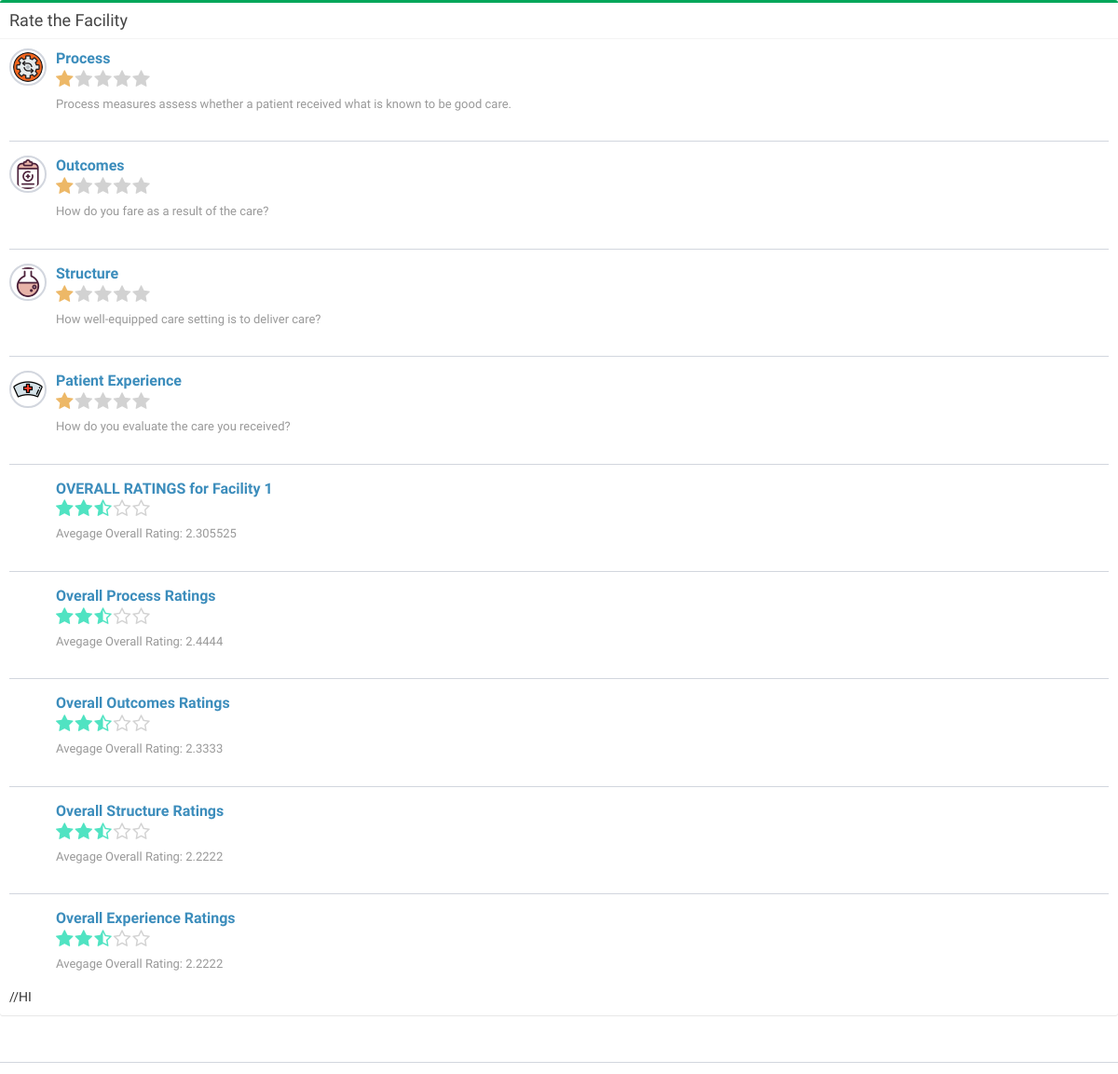
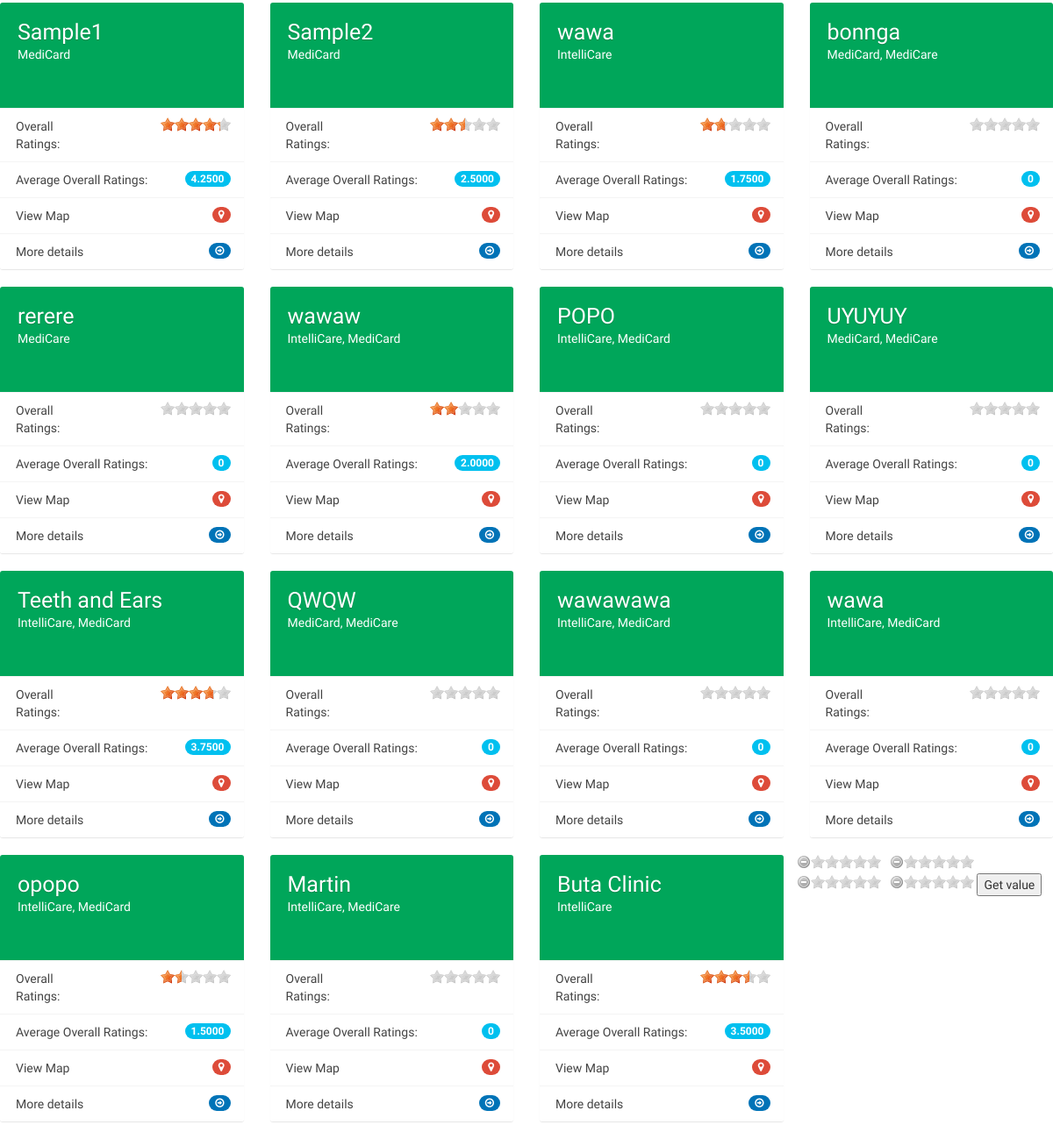
Page /sampleStar.php on the earlier database version (2 pictures, top to bottom).
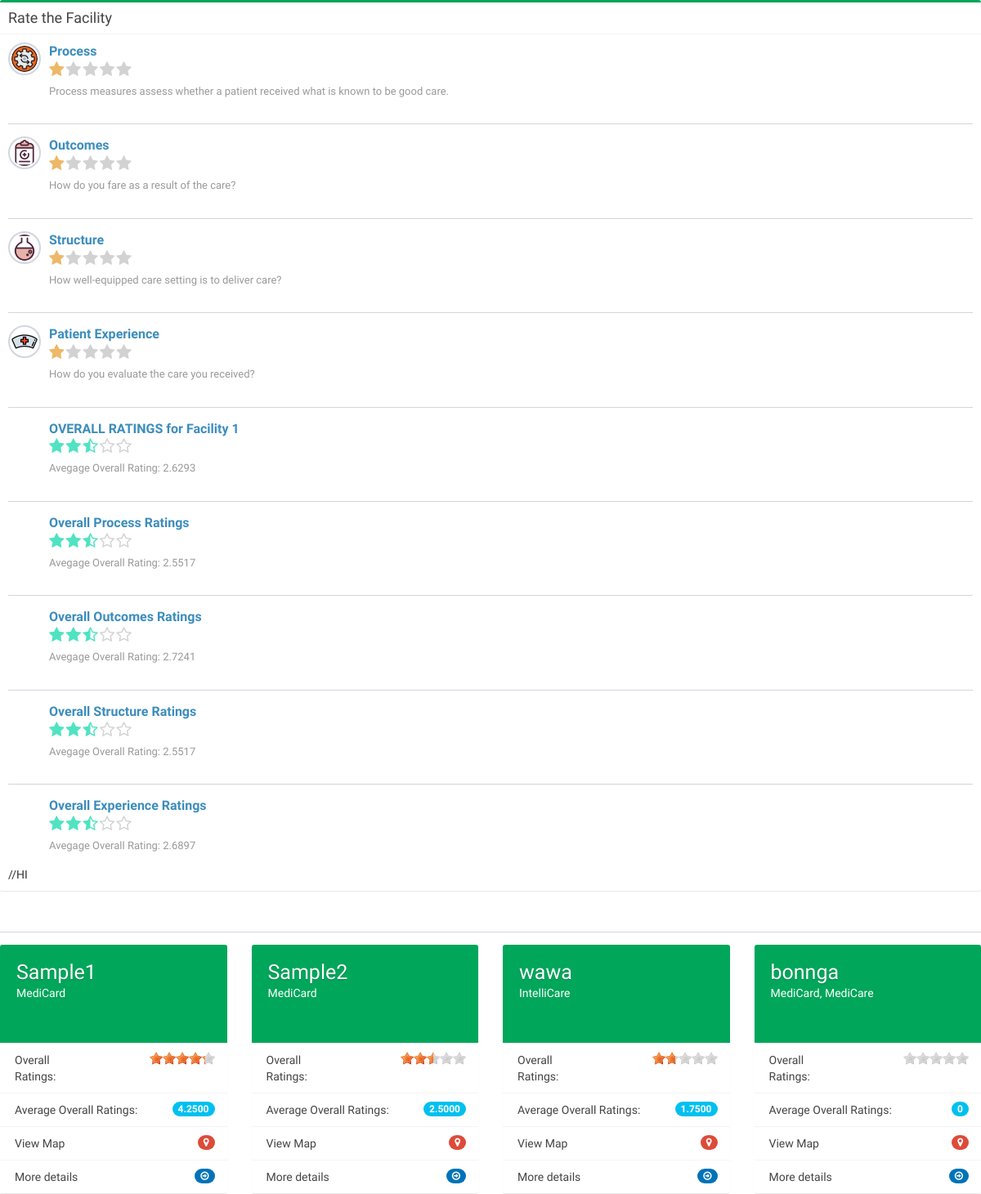
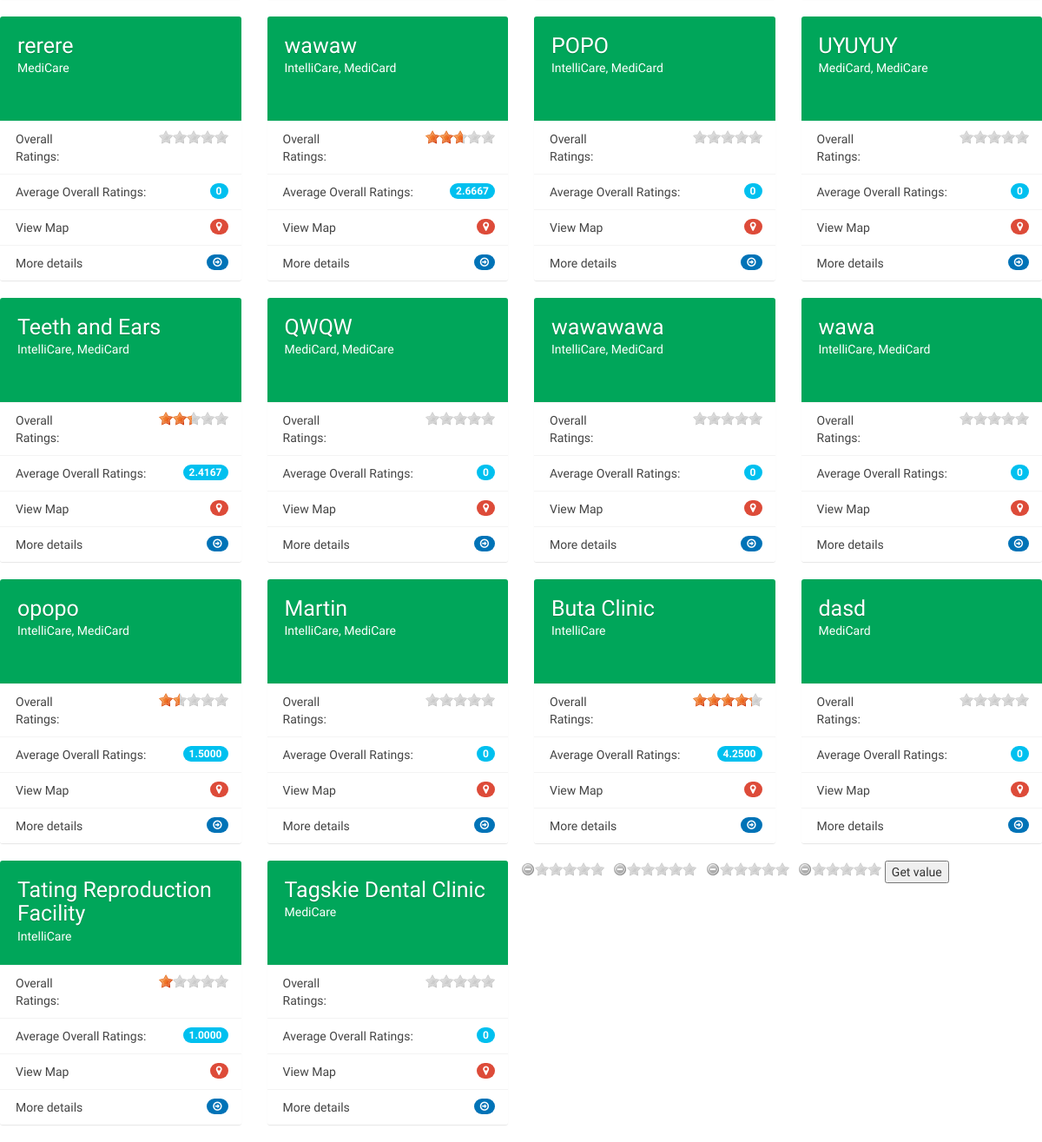
Same page on the later database version (2 pictures, top to bottom).
### tables this page shows
CREATE TABLE IF NOT EXISTS `facility` (
  `facilityID` int(4) NOT NULL AUTO_INCREMENT,
  `facilityName` varchar(50) NOT NULL,
  `telephoneNumber` text NOT NULL,
  `longhitude` double DEFAULT NULL,
  `latitude` double DEFAULT NULL,
  `address` varchar(40) NOT NULL,
  `facilityPicture` varchar(30) NOT NULL,
  PRIMARY KEY (`facilityID`)
);

### sampleStar.php (the view, shortened to what this page needs)
<html>
<head>
  <link rel="stylesheet" href="bootstrap/css/bootstrap.min.css">
  <link rel="stylesheet" href="https://cdnjs.cloudflare.com/ajax/libs/font-awesome/4.5.0/css/font-awesome.min.css">
  <link rel="stylesheet" href="https://cdnjs.cloudflare.com/ajax/libs/ionicons/2.0.1/css/ionicons.min.css">
  <link rel="stylesheet" href="dist/css/AdminLTE.min.css">
  <link rel="stylesheet" href="dist/css/skins/_all-skins.min.css">
	<link rel="stylesheet" href="http://maxcdn.bootstrapcdn.com/font-awesome/latest/css/font-awesome.min.css">
	<link rel="stylesheet" href="dist/themes/fontawesome-stars.css">
	<link rel="stylesheet" href="dist/themes/fontawesome-stars-o.css">
  <link rel="stylesheet" href="plugins/rateit-scripts/rateit.css">
</head>
<?php
function getAverageVotePerCategory($category){
  $username="root";
  $password="usbw";
  $database="mfspotter";
  $connect = mysqli_connect("localhost", $username, $password, $database);
  $query = "SELECT AVG(rating) as overall FROM `rating` WHERE categoryID = ".$category." GROUP BY categoryID";
  $result = mysqli_query($connect, $query);
  if(mysqli_num_rows($result) > 0)
  {
    while($row = mysqli_fetch_array($result))
    {
      return $row['overall'];
    }
  }
  else
  {
    return 0;
  }
}
function getOverallVotePerID($id){
  $username="root";
  $password="usbw";
  $database="mfspotter";
  $connect = mysqli_connect("localhost", $username, $password, $database);
  $query = "SELECT AVG(rating) as overall FROM rating, facility WHERE rating.facilityID = facility.facilityID AND facility.facilityID = ".$id." GROUP BY facility.facilityID";
  $result = mysqli_query($connect, $query);
  if(mysqli_num_rows($result) > 0)
  {
    while($row = mysqli_fetch_array($result))
    {
      return $row['overall'];
    }
  }
  else
  {
    return 0;
  }
}
$overallRating =(getAverageVotePerCategory(1) + getAverageVotePerCategory(2) + getAverageVotePerCategory(3) + getAverageVotePerCategory(4))/4;
?>
<body>
        <form name = "addRating" enctype="multipart/form-data" role="form" method="post" data-toggle="validator">
          <div class="box box-primary box-success">
            <div class="box-header with-border">
              <h3 class="box-title">Rate the Facility</h3>
            </div>
            <div class="box-body">
                <div class="post">
                  <div class="user-block">
                    <img class="img-circle img-bordered-sm" src="../mfspotter/dist/img/process.png" alt="user image">
                        <span class="username">
                          <a href="#">Process</a>
                        </span>
                          <span class="username">
                              <div class="stars stars-example-fontawesome">
                              </div>
                          </span>
                    <span class="description">Process measures assess whether a patient received what is known to be good care.
                    </span>
                  </div>
                </div>
                <div class="post">
                  <div class="user-block">
                    <img class="img-circle img-bordered-sm" src="../mfspotter/dist/img/medical-result.png" alt="user image">
                        <span class="username">
                          <a href="#">Outcomes</a>
                        </span>
                        <span class="username">
                          <div class="stars stars-example-fontawesome">
                            </div>
                        </span>
                    <span class="description">How do you fare as a result of the care?</span>
                  </div>
                </div>
                <div class="post">
                  <div class="user-block">
                    <img class="img-circle img-bordered-sm" src="../mfspotter/dist/img/flask.png" alt="user image">
                        <span class="username">
                          <a href="#">Structure</a>
                        </span>
                        <span class="username">
                         <div class="stars stars-example-fontawesome">
                          </div>
                        </span>
                    <span class="description">How well-equipped care setting is to deliver care?</span>
                  </div>
                </div>
                <div class="post">
                  <div class="user-block">
                    <img class="img-circle img-bordered-sm" src="../mfspotter/dist/img/nurse.png" alt="user image">
                        <span class="username">
                          <a href="#">Patient Experience</a>
                        </span>
                        <span class="username">
                         <div class="stars stars-example-fontawesome">
                          </div>
                        </span>
                    <span class="description">How do you evaluate the care you received?</span>
                  </div>
                </div>
                <div class="post">
                  <div class="user-block">
                    <span class="username">
                          <a href="#">OVERALL RATINGS for Facility 1</a>
                    </span>
                    <span class="description">
                              <span class="title current-rating">
                                Avegage Overall Rating: <span class="value"><?php echo $overallRating?></span>
                              </span>
                    </span>
                  </div>
                </div>
                <div class="post">
                  <div class="user-block">
                    <span class="username">
                          <a href="#" data-toggle="modal" data-target="#processDetailModal">Overall Process Ratings</a>
                    </span>
                    <span class="description">
                              <span class="title current-rating">
                                Avegage Overall Rating: <span class="value"><?php echo getAverageVotePerCategory(1);?></span>
                              </span>
                    </span>
                  </div>
                </div>
                <div class="post">
                  <div class="user-block">
                    <span class="username">
                          <a href="#" data-toggle="modal" data-target="#outcomeDetailModal">Overall Outcomes Ratings</a>
                    </span>
                    <span class="description">
                              <span class="title current-rating">
                                Avegage Overall Rating: <span class="value"><?php echo getAverageVotePerCategory(2);?></span>
                              </span>
                    </span>
                  </div>
                </div>
                <div class="post">
                  <div class="user-block">
                    <span class="username">
                          <a href="#" data-toggle="modal" data-target="#structureDetailModal">Overall Structure Ratings</a>
                    </span>
                    <span class="description">
                              <span class="title current-rating">
                                Avegage Overall Rating: <span class="value"><?php echo getAverageVotePerCategory(3);?></span>
                              </span>
                    </span>
                  </div>
                </div>
                <div class="post">
                  <div class="user-block">
                    <span class="username">
                          <a href="#" data-toggle="modal" data-target="#experienceDetailModal">Overall Experience Ratings</a>
                    </span>
                    <span class="description" >
                              <span class="title current-rating">
                                Avegage Overall Rating: <span class="value"><?php echo getAverageVotePerCategory(4);?></span>
                              </span>
                    </span>
                  </div>
                </div>
//HI
            </div>
          </div>
      </form>
                <div class="post">
                </div>
<?php
    $username="root";
    $password="usbw";
    $database="mfspotter";
    $connect = mysqli_connect("localhost", $username, $password, $database);
    $query = "SELECT f.facilityName AS Facility_Name, GROUP_CONCAT(DISTINCT i.insuranceName SEPARATOR ', ') As Insurances_Covered, f.facilityID
              FROM facility f, insurances i, insurancesCovered ic
              WHERE f.facilityID = ic.facilityID AND i.insurancesID = ic.insuranceID
              AND i.insurancesID IN (1,2,3)
              GROUP BY f.facilityID";
     $result = mysqli_query($connect, $query);
     echo "<div class = 'row'>";
    if(mysqli_num_rows($result) > 0)
     {
          while($row = mysqli_fetch_array($result))
          { ?>
            <div class="col-md-3">
                         <div class="box box-widget widget-user ">
                            <div class="widget-user-header bg-green">
                              <h2 class="widget-user-username "><?php echo $row['Facility_Name'] ?></h2>
                              <h5 class="widget-user-desc "><?php echo $row['Insurances_Covered'] ?></h5>
                            </div>
                          <div class="box-footer no-padding">
                            <ul class="nav nav-stacked">
                              <li>
                                <a href="#">
                                  <div class="row">
                                    <div class="col-xs-5">
                                      Overall Ratings:
                                    </div>
                                    <div class="col-xs-7 pull-right">
                                      <div class="rateit bigstars pull-right" data-rateit-value="<?php echo getOverallVotePerID($row['facilityID'])?>" data-rateit-ispreset="true" data-rateit-readonly="true"></div>
                                    </div>
                                </div>
                                </a>
                              </li>
                              <li><a href="#">Average Overall Ratings: <span class="pull-right badge bg-aqua"><?php echo getOverallVotePerID($row['facilityID'])?></span></a></li>
                              <li><a href="#" data-lat="23, 18.33" data-toggle="modal" data-target="#myMapModal">View Map <span class="pull-right badge bg-red"><i class="fa fa-map-marker" aria-hidden="true"></i>  </span> </a></li>
                              <li><a href="#">More details <span class="pull-right badge bg-blue"><i class="fa fa-arrow-circle-o-right" aria-hidden="true"></i>  </span></a></li>
                            </ul>
                          </div>
                       </div>
              </div>
            <?php
          }
     }
     else
     {
          echo 'Data Not Found';
 } ?>
<?php
function getRatingID($id, $facid, $catid){
  $username="root";
  $password="usbw";
  $database="mfspotter";
  $connect = mysqli_connect("localhost", $username, $password, $database);
  $query = "SELECT categoryID, ratingID, rating FROM rating WHERE userID = ".$id." AND facilityID = ".$facid." AND categoryID = ".$catid." ";
  $result = mysqli_query($connect, $query);
  if(mysqli_num_rows($result)){
    while($row = mysqli_fetch_array($result))
    {
      return $row['ratingID'];
    }
  }
  else
    return false;
}
function getRatingValue($id, $facid, $catid){
  $username="root";
  $password="usbw";
  $database="mfspotter";
  $connect = mysqli_connect("localhost", $username, $password, $database);
  $query = "SELECT categoryID, ratingID, rating FROM rating WHERE userID = ".$id." AND facilityID = ".$facid." AND categoryID = ".$catid." ";
  $result = mysqli_query($connect, $query);
  if(mysqli_num_rows($result)){
    while($row = mysqli_fetch_array($result))
    {
      return $row['rating'];
    }
  }
  else
    return false;
}
?>
<?php
echo '
<label id="process-id" for="<?php echo '.getRatingID(1, 25, 1).'; ?>"></label>
<label id="process-before-id" for="<?php echo getRatingValue(1,25,1); ?>"></label>
<select id="process-value">
    <option value="0">0</option>
    <option value="1">1</option>
    <option value="2">2</option>
    <option value="3">3</option>
    <option value="4">4</option>
    <option value="5">5</option>
</select>
<div class="rateit" data-rateit-backingfld="#process-value" data-rateit-value="<?php echo '.getRatingID(1, 25, 1).'; ?>"></div>
';
?>
<div class="rateit" data-rateit-backingfld="#outcome-value" data-rateit-value="<?php echo getRatingValue(1,25,2); ?>"></div>
<div class="rateit" data-rateit-backingfld="#structure-value" data-rateit-value="<?php echo getRatingValue(1,25,3); ?>"></div>
<div class="rateit" data-rateit-backingfld="#experience-value" data-rateit-value="<?php echo getRatingValue(1,25,4); ?>"></div>
<button onclick="updateRating()">Get value</button>
</body>
</html>

### sampleStar.php (style rules this page uses)
html, body, #map-canvas { margin: 0; padding: 0; height: 100%; }

Differences in the rows shown:
computed for facility "wawaw": facilityID "2.0000" → "2.6667"
computed for facility "Teeth and Ears": facilityID "3.7500" → "2.4167"
computed for facility "Buta Clinic": facilityID "3.5000" → "4.2500"
added facility: facilityName "dasd", Insurances_Covered "MediCard", facilityID "0"
added facility: facilityName "Tating Reproduction Facility", Insurances_Covered "IntelliCare", facilityID "1.0000"
added facility: facilityName "Tagskie Dental Clinic", Insurances_Covered "MediCare", facilityID "0"
Other differences:
$overallRating: "2.305525" → "2.6293"
getAverageVotePerCategory(1): "2.4444" → "2.5517"
getAverageVotePerCategory(2): "2.3333" → "2.7241"
getAverageVotePerCategory(3): "2.2222" → "2.5517"
getAverageVotePerCategory(4): "2.2222" → "2.6897"
